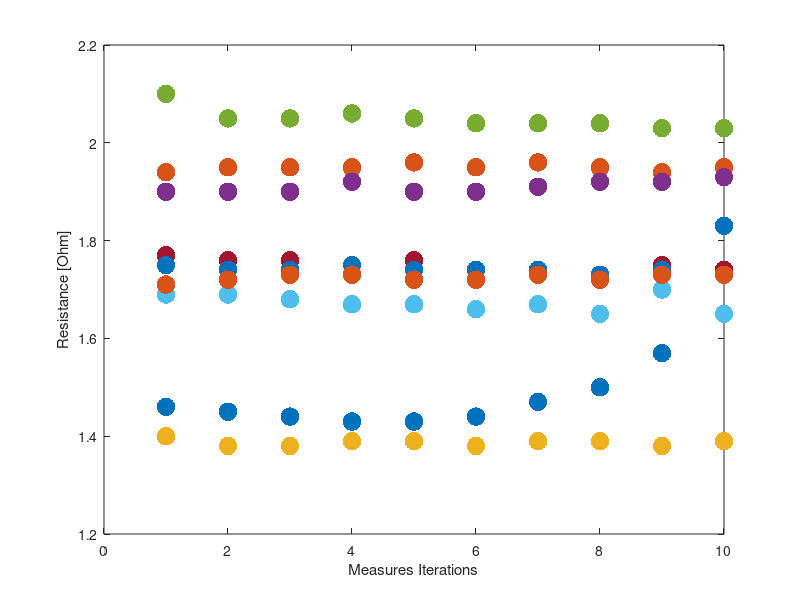

MATLAB code for this plot: (Note: this script raises an error after producing the figure.)
%% Section 3 of Report
clear
mkdir ./Figures/idcMeasures
load ./Data/idcMeasures.mat
% capacitances (F), finger_finger (Ohm), ribbon_ribbon (Ohm), ribbon_finger (Ohm)
% are matrices, where each column represents a sensor, and each row represents a measure;
% length_measures is a table, where each field contains 10 measures relative to each sensors.

% Mean and Standard Deviation
% Table 5
mean_rr = mean(ribbon_ribbon);
std_rr = std(ribbon_ribbon);
% Table 6
mean_rf = mean(ribbon_finger);
std_rf = std(ribbon_finger);
% Table 7
mean_ff = mean(finger_finger);
std_ff = std(finger_finger);
% Table 8
mean_c = mean(capacitances);
std_c = std(capacitances);
row_capacitors = reshape(capacitances(:,2:end), 90, 1);
dStrings = ["Device 1", "Device 2", "Device 3", "Device 4", "Device 5", "Device 6","Device 7", "Device 8", "Device 9", "Device 10"];
%% Resistance Points Plots
% Figure 9
fig = figure('units','normalized','outerposition',[0 0 1 1]);
plot(finger_finger, ".", "MarkerSize", 40);
% title("Finger Finger");
ylabel("Resistance [Ohm]")
xlabel("Measures Iterations")
lgd = legend(dStrings, NumColumns=5);
lgd.FontSize = 16; % Set the desired font size for the legend
set(gca,'FontSize',40)
saveas(fig, "Figures/idcMeasures/finger_finger.png");

% Figure 5
fig = figure('units','normalized','outerposition',[0 0 1 1]);
plot(ribbon_ribbon, ".", "MarkerSize", 40);
% title("Ribbon Ribbon");
ylabel("Resistance [Ohm]")
xlabel("Measures Iterations")
ylim([0.8, 1.5])
lgd = legend(dStrings, NumColumns=5);
lgd.FontSize = 16; % Set the desired font size for the legend
set(gca,'FontSize',40)
saveas(fig, "Figures/idcMeasures/ribbon_ribbon.png");

% Figure 7
fig = figure('units','normalized','outerposition',[0 0 1 1]);
plot(ribbon_finger, ".", "MarkerSize", 40);
% title("Ribbon Finger");
ylabel("Resistance [Ohm]")
xlabel("Measures Iterations")
lgd = legend(dStrings, NumColumns=5);
lgd.FontSize = 16; % Set the desired font size for the legend
set(gca,'FontSize',40)
saveas(fig, "Figures/idcMeasures/ribbon_finger.png");
%% Resistance Bar Plots (mean and std)
% Figure 10
fig = figure('units','normalized','outerposition',[0 0 1 1]);
subplot(2, 1, 1);
bar(mean_ff);
title("Mean")
ylabel("Resistance [Ohm]")
xlabel("Measures Iterations")
set(gca, 'FontSize', 30)
disp("Mean finger finger (min; max): " + min(mean_ff)+"; "+max(mean_ff))
subplot(2, 1, 2);
bar(std_ff);
title("Standard Deviation")
ylabel("Resistance [Ohm]")
xlabel("Measures Iterations")
set(gca, 'FontSize', 30)
disp("Std finger finger (min; max): " + min(std_ff)+"; "+max(std_ff))
saveas(fig, "Figures/idcMeasures/bar_finger_finger.png");

% Figure 6
fig = figure('units','normalized','outerposition',[0 0 1 1]);
subplot(2, 1, 1);
bar(mean_rr);
title("Mean")
ylabel("Resistance [Ohm]")
xlabel("Measures Iterations")
set(gca, 'FontSize', 30)
disp("Mean Ribbon Ribbon (min; max): " + min(mean_rr)+"; "+max(mean_rr))
subplot(2, 1, 2);
bar(std_rr);
title("Standard Deviation")
ylabel("Resistance [Ohm]")
xlabel("Measures Iterations")
set(gca, 'FontSize', 30)
disp("Std Ribbon Ribbon (min; max): " + min(std_rr)+"; "+max(std_rr))
saveas(fig, "Figures/idcMeasures/bar_ribbon_ribbon.png");

% Figure 8
fig = figure('units','normalized','outerposition',[0 0 1 1]);
subplot(2, 1, 1);
bar(mean_rf);
title("Mean")
ylabel("Resistance [Ohm]")
xlabel("Measures Iterations")
set(gca, 'FontSize', 30)
disp("Mean Ribbon Finger (min; max): " + min(mean_rf)+"; "+max(mean_rf))

subplot(2, 1, 2);
bar(std_rf);
title("Standard Deviation")
ylabel("Resistance [Ohm]")
xlabel("Measures Iterations")
set(gca, 'FontSize', 30)
disp("Std Ribbon Finger (min; max): " + min(std_rf)+"; "+max(std_rf))
saveas(fig, "Figures/idcMeasures/bar_ribbon_finger.png");

%% Capacitance Points Plot and Bar Plots (mean and std)
% Figure 12
fig = figure('units','normalized','outerposition',[0 0 1 1]);
plot(capacitances/1e-12, ".", "MarkerSize", 40);
ylabel("Capacitance [pF]")
ylim([0.6, 1.5])
xlabel("Measure Iterations")
lgd = legend(["1", "2", "3", "4", "5", "6","7", "8", "9", "10"], NumColumns=10);
lgd.FontSize = 27; % Set the desired font size for the legend
set(gca,'FontSize',40)
saveas(fig, "Figures/idcMeasures/capacitances.png");

% Figure 13
fig = figure('units','normalized','outerposition',[0 0 1 1]);
subplot(2, 1, 1);
bar(mean_c/1e-12);
title("Mean")
ylabel("Capacitance [pF]")
xlabel("Measure Iterations")
set(gca, 'FontSize', 35)

subplot(2, 1, 2);
bar(std_c/1e-12);
title("Standard Deviation")
ylabel("Capacitance [pF]")
xlabel("Measure Iterations")
set(gca, 'FontSize', 35)
saveas(fig, "Figures/idcMeasures/bar_capacitance.png");

%% Inkjet printing camera measures (Table 9)
disp("Mean inkjet printing camera measures:")
disp([mean(length_measures.finger_lenght) ...
     mean(length_measures.finger_width) ...
     mean(length_measures.finger_spacing)])

%% Compare Capacitance (only PET layer) respect to the
% length measures done with the printing machine.

% (parameters of table 1 and 2)
l = 5e-3;           %overlapping finger length
n = 6;              %number of IDC finger pairs
b = 0.3e-3;         %finger width;
d = 0.3e-3;         %finger spacings;
h1 = 140e-6;        %layer 1 thickness;
h2 = 1e-5;          %layer 2 thickness;
h3 = 1e-5;          %layer 3 thickness;
eps1 = 3.5;         %dielectric permittivity of PET (substrate);
eps2 = 1;           %dielectric permittivity of Politopamina (sensitive layer);
eps3 = 1;           %dielectric permittivity of layer 3 (MUT);
lambda = 2*(b + d);

CKim = c_idc3k(eps1,eps2,eps3,h1,h2,h3,b,d,l,n);
disp("Capacitance (previous values): " + CKim/1e-12 + " pF")

l_ = mean(length_measures.finger_lenght); 
b_ = mean(length_measures.finger_width);
d_ = mean(length_measures.finger_spacing);

% using the printed parameters (during printing)
CKim_ = c_idc3k(eps1,eps2,eps3,h1,h2,h3,b_,d_,l_,n);
disp("Capacitance (measured lengths): " + CKim_/1e-12 + " pF")
disp("The difference is: " + abs(CKim_-CKim)/1e-12 + " pF")

% Matching model with the real measured capacitances
% Given the capacitance measures obtained with the LCR meter
% we find what h1 and eps1 parameters should be
% to match the real capacitances.
startH = 100e-6; 
stepH = 10e-6;
endH = 200e-6; 

startEps = 1.23;
stepEps = 0.2;
endEps = 7;

epsVector = zeros(floor((endEps-startEps)/stepEps), 1); % Vector containing the permettivitys of the second layer
hVector = zeros(floor((endH-startH)/stepH), 1); % Vector containing the thicknesses of the second layer
capacitanceVector = zeros(floor((endEps-startEps)/stepEps), 1); % Vector containing the obtained Capacitance values

% Figure 14
fig = figure('units','normalized','outerposition',[0 0 1 1]);
logs.coordinates = [];
logs.capacintance = [];
j = 1;
for newH=startH:stepH:endH
    hVector(j) = newH; % Save for plotting
    i = 1;
    for newEps=startEps:stepEps:endEps        
        capacitanceVector(i) = c_idc3k(newEps,eps2,eps3,newH,h2,h3,b,d,l,n);
        epsVector(i) = newEps; % Save for plotting
        logs.coordinates = [logs.coordinates, [newEps, newH]'];
        logs.capacintance = [logs.capacintance, capacitanceVector(i)];
        i = i+1;
    end
    plot(epsVector, capacitanceVector*1e12, ".-", "MarkerSize", 30, "LineWidth", 2, "DisplayName", strcat("h1= ",string(newH*1e6), " um"));
    hold on
    j = j+1;
end

for i=1:1:length(mean_c)
    err = abs(logs.capacintance - mean_c(i));
    [value, index] = min(err);
    hold on
    coords = logs.coordinates(:, index);
    plot(coords(1), mean_c(i)*1e12, ".", "MarkerSize", 50, "Color", "Black", "HandleVisibility","off");
end

legend("show", "FontSize", 20, NumColumns=10)
legend("Location","northwest")
xlabel("Permittivity [F/m]");
ylabel("Capacitance [pF]");
set(gca,'FontSize', 40)
saveas(fig, "Figures/idcMeasures/matching_capacitance.png");

% Matching model with the real measured capacitances
% Given the capacitance measures obtained with the LCR meter
% we find what b and d parameters should be
% to match the real capacitances.
startD = 0.2e-3; %Finger Spacing
stepD = 0.01e-3;
endD = 0.4e-3;

startB = 0.2e-3; %Finger Width
stepB = 0.01e-3;
endB = 0.4e-3;

DVector = zeros(floor((endB-startB)/stepB), 1); % Vector containing the permettivitys of the second layer
DVector = zeros(floor((endD-startD)/stepD), 1); % Vector containing the thicknesses of the second layer
capacitanceVector = zeros(floor((endB-startB)/stepB), 1); % Vector containing the obtained Capacitance values

% Figure 15
fig = figure('units','normalized','outerposition',[0 0 1 1]);
logs.coordinates = [];
logs.capacintance = [];
j = 1;
for newD=startD:stepD:endD
    DVector(j) = newD; % Save for plotting
    i = 1;
    for newB=startB:stepB:endB        
        capacitanceVector(i) = c_idc3k(eps1,eps2,eps3,h1,h2,h3,newB,newD,l,n);
        DVector(i) = newB; % Save for plotting
        logs.coordinates = [logs.coordinates, [newB, newD]'];
        logs.capacintance = [logs.capacintance, capacitanceVector(i)];
        i = i+1;
    end
    plot(DVector*1e6, capacitanceVector*1e12, ".-", "MarkerSize", 30, "LineWidth", 2, "DisplayName", strcat("spacing= ",string(newD*1e6), " um"));
    hold on
    j = j+1;
end


for i=1:1:length(mean_c)
    err = abs(logs.capacintance - mean_c(i));
    [value, index] = min(err);
    hold on
    eps = logs.coordinates(:, index);
    plot(eps(1)*1e6, mean_c(i)*1e12, ".", "MarkerSize", 50, "Color", "Black", "HandleVisibility","off");
end

legend("show", "FontSize", 15, NumColumns=10)
xlabel("Finger Width [um]");
ylabel("Capacitance [pF]");
set(gca,'FontSize', 40)
saveas(fig, "Figures/idcMeasures/matching_capacitance2.png");
